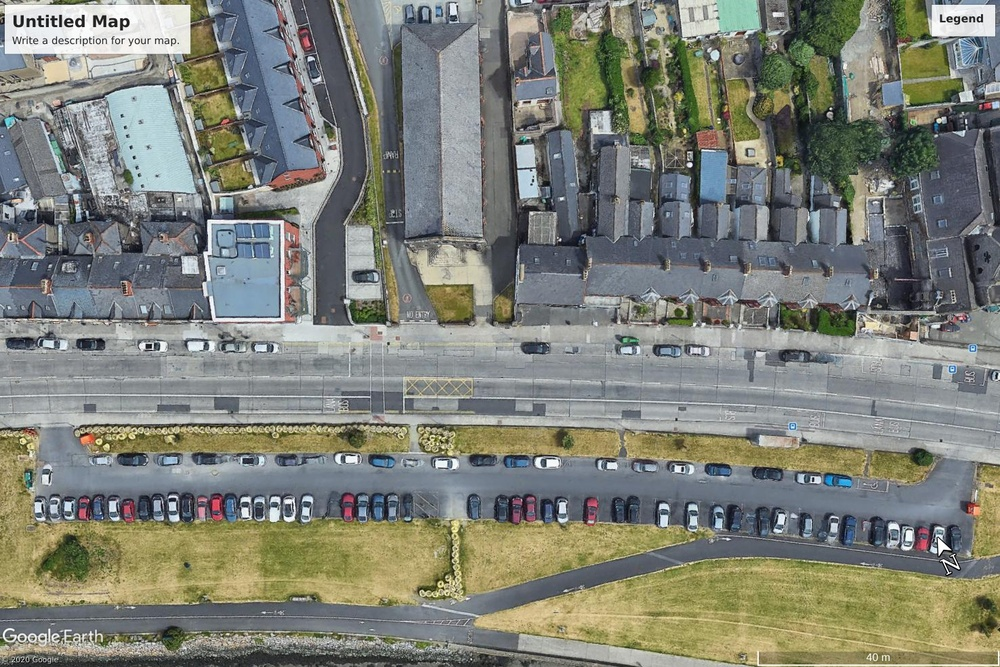
#> input picture images/img/train1.jpg, 1000 x 667 px, shrunk from 1476 x 984 before the run
$ python rough.py
#> lines starting #> are read from the running program, lines starting #| are printed output that depends on the picture
from PIL import Image
import numpy as np
from scipy import ndimage


def augmented_image(image_pth, mask_pth):
#> called with image_pth = 'images/img/train1.jpg', mask_pth = 'images/mask/train1_mask.jpg'
    image = Image.open(image_pth)
#> image is the input picture: PIL image 1000x667 RGB; mean R, G, B 126.8, 129.4, 119.7
    pil_mask = Image.open(mask_pth)
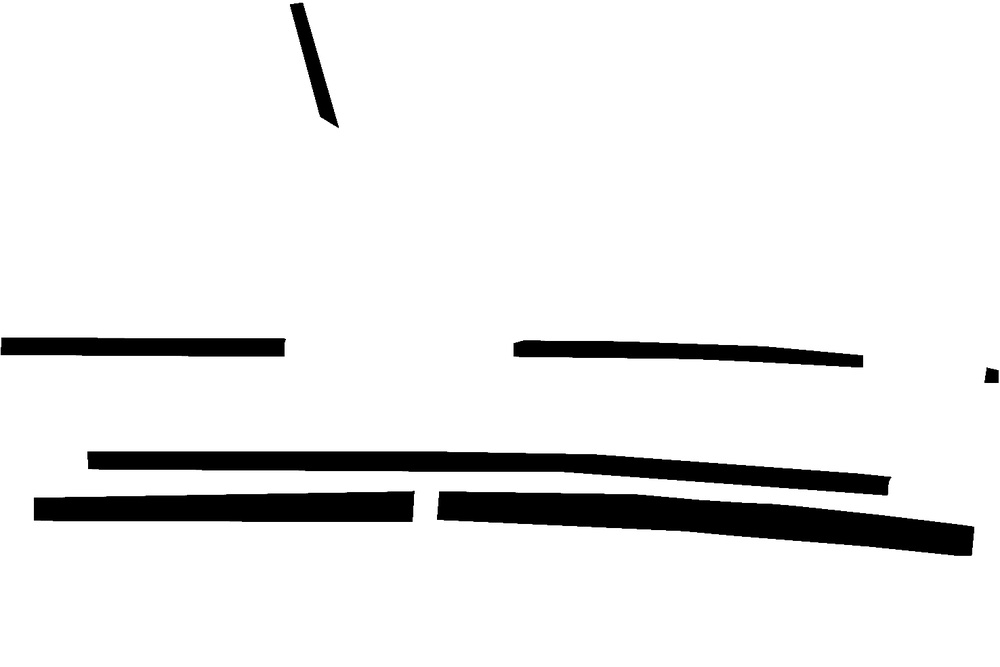
#> input picture images/mask/train1_mask.jpg, 1000 x 667 px, shrunk from 1476 x 984 before the run
#> pil_mask is the input picture: PIL image 1000x667 RGB; min 0, max 255, mean 233.7
    i = ndimage.rotate(image, 45, reshape=True)
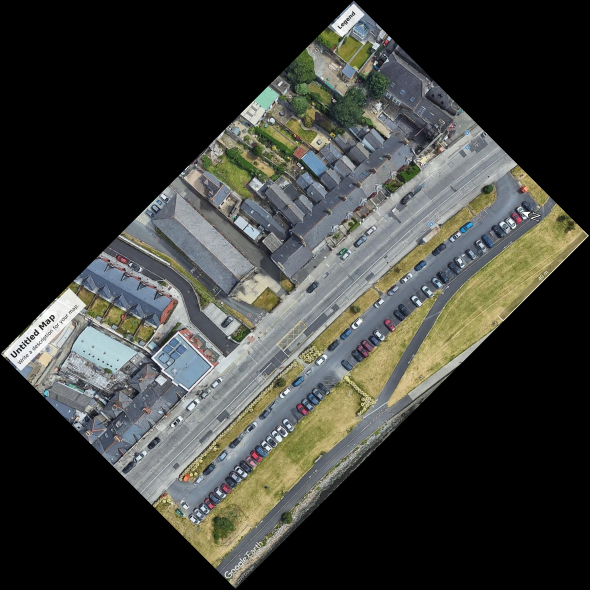
#> i: shape (1179, 1179, 3) (shown at 1/2 size); mean R, G, B 60.7, 61.9, 57.3
    # i = np.array(i)
    # i = Image.fromarray(np.asarray(i.astype('uint8')), 'RGB')
    np_msk = np.array(pil_mask)
    np_img = np.array(image)
    flipped_msk = np.fliplr(np_msk)
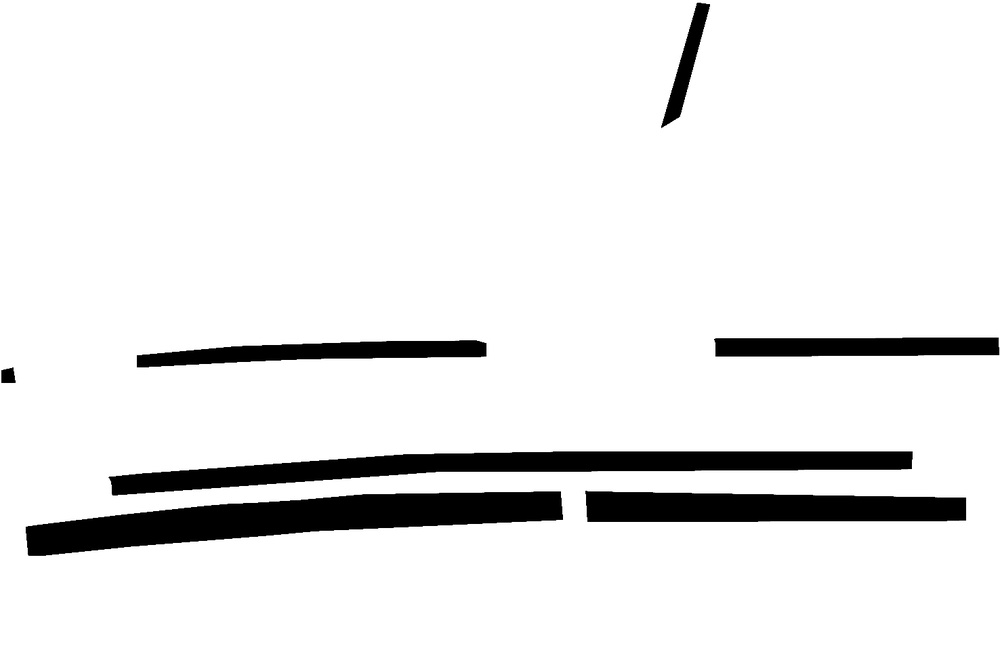
#> flipped_msk: shape (667, 1000, 3); min 0, max 255, mean 233.7
    flipped_img = np.fliplr(np_img)
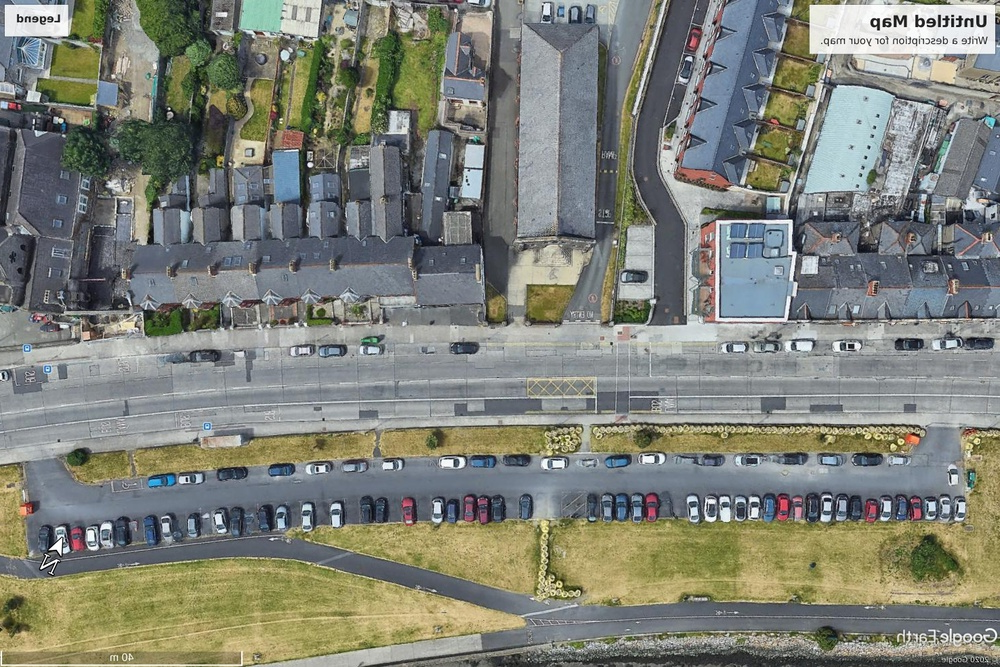
#> flipped_img: shape (667, 1000, 3); mean R, G, B 126.8, 129.4, 119.7
    rotated_img = ndimage.rotate(np_img, 30, reshape=False)
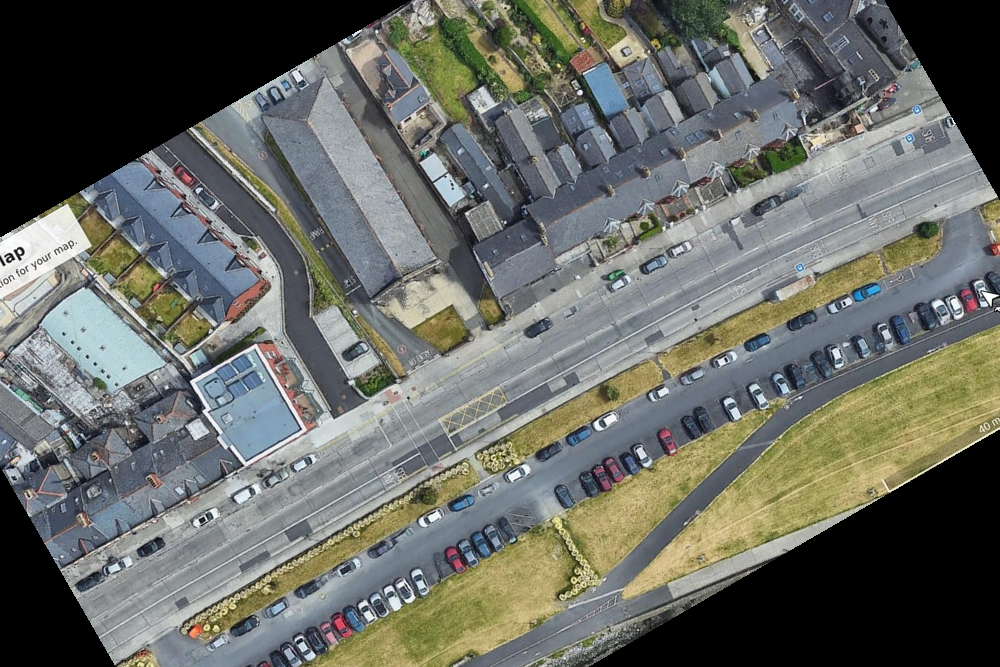
#> rotated_img: shape (667, 1000, 3); mean R, G, B 104.2, 106.6, 100.3
    rotated_msk = ndimage.rotate(np_msk, 30, reshape=False)
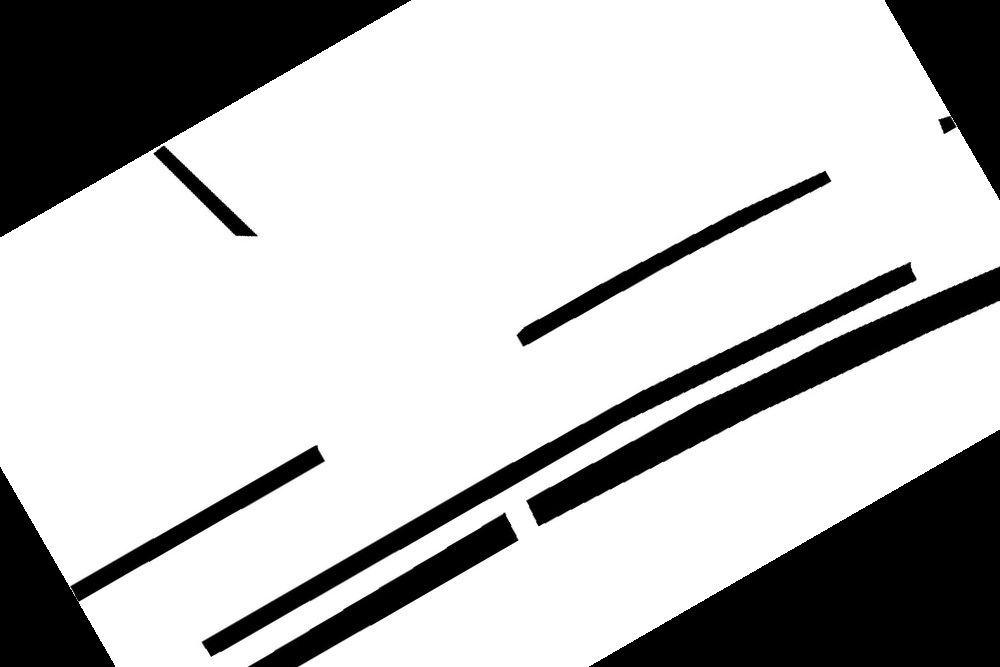
#> rotated_msk: shape (667, 1000, 3); min 0, max 255, mean 188.5
    img = [Image.fromarray(np.asarray(flipped_img.astype('uint8')), 'RGB'),
           Image.fromarray(np.asarray(rotated_img.astype('uint8')), 'RGB')]
    mask = [Image.fromarray(np.asarray(flipped_msk.astype('uint8')), 'RGB'),
            Image.fromarray(np.asarray(rotated_msk.astype('uint8')), 'RGB')]

    return img, mask


if __name__ == '__main__':

    augmented_image("images/img/train1.jpg", 'images/mask/train1_mask.jpg')
